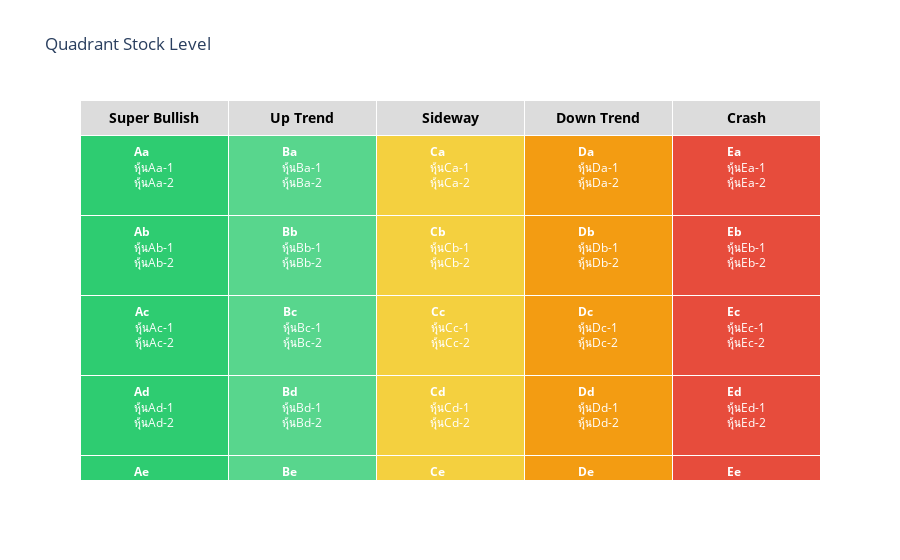

The code cell stored with this chart in its notebook:
### Code cell
import plotly.graph_objects as go

# ชื่อกลุ่ม
financial_levels = ['A', 'B', 'C', 'D', 'E']
trend_levels = ['a', 'b', 'c', 'd', 'e']

# สร้าง dictionary จำลองข้อมูลหุ้นในแต่ละ cell เช่น 'Aa': ['หุ้น1', 'หุ้น2']
quadrant_data = {
    f"{f}{t}": [f"หุ้น{f}{t}-1", f"หุ้น{f}{t}-2"] for f in financial_levels for t in trend_levels
}

# สร้างตารางข้อความ
table_text = []
for f in financial_levels:
    row = []
    for t in trend_levels:
        label = f"{f}{t}"
        stocks = quadrant_data[label]
        row.append(f"<b>{label}</b><br>" + "<br>".join(stocks))
    table_text.append(row)

# สีพื้นหลังตามระดับ
cell_colors = {
    'A': '#2ecc71',
    'B': '#58d68d',
    'C': '#f4d03f',
    'D': '#f39c12',
    'E': '#e74c3c'
}
colors = [[cell_colors[f]] * 5 for f in financial_levels]

# สร้าง figure
fig = go.Figure(data=go.Table(
    header=dict(
        values=["<b>Super Bullish</b>", "<b>Up Trend</b>", "<b>Sideway</b>", "<b>Down Trend</b>", "<b>Crash</b>"],
        align="center",
        font=dict(color="black", size=14),
        fill_color="#dcdcdc"
    ),
    cells=dict(
        values=table_text,
        align="center",
        font=dict(color="white", size=12),
        fill_color=colors,
        height=80
    )
))

fig.update_layout(title="Quadrant Stock Level")
fig.show()

### Figure 1 — Plotly figure (JSON) as saved in the notebook; plotly's stock layout.template omitted (floating-point values rounded to 4 significant figures)
{"data": [{"cells": {"align": "center", "fill": {"color": [["#2ecc71", "#2ecc71", "#2ecc71", "#2ecc71", "#2ecc71"], ["#58d68d", "#58d68d", "#58d68d", "#58d68d", "#58d68d"], ["#f4d03f", "#f4d03f", "#f4d03f", "#f4d03f", "#f4d03f"], ["#f39c12", "#f39c12", "#f39c12", "#f39c12", "#f39c12"], ["#e74c3c", "#e74c3c", "#e74c3c", "#e74c3c", "#e74c3c"]]}, "font": {"color": "white", "size": 12}, "height": 80, "values": [["<b>Aa</b><br>หุ้นAa-1<br>หุ้นAa-2", "<b>Ab</b><br>หุ้นAb-1<br>หุ้นAb-2", "<b>Ac</b><br>หุ้นAc-1<br>หุ้นAc-2", "<b>Ad</b><br>หุ้นAd-1<br>หุ้นAd-2", "<b>Ae</b><br>หุ้นAe-1<br>หุ้นAe-2"], ["<b>Ba</b><br>หุ้นBa-1<br>หุ้นBa-2", "<b>Bb</b><br>หุ้นBb-1<br>หุ้นBb-2", "<b>Bc</b><br>หุ้นBc-1<br>หุ้นBc-2", "<b>Bd</b><br>หุ้นBd-1<br>หุ้นBd-2", "<b>Be</b><br>หุ้นBe-1<br>หุ้นBe-2"], ["<b>Ca</b><br>หุ้นCa-1<br>หุ้นCa-2", "<b>Cb</b><br>หุ้นCb-1<br>หุ้นCb-2", "<b>Cc</b><br>หุ้นCc-1<br>หุ้นCc-2", "<b>Cd</b><br>หุ้นCd-1<br>หุ้นCd-2", "<b>Ce</b><br>หุ้นCe-1<br>หุ้นCe-2"], ["<b>Da</b><br>หุ้นDa-1<br>หุ้นDa-2", "<b>Db</b><br>หุ้นDb-1<br>หุ้นDb-2", "<b>Dc</b><br>หุ้นDc-1<br>หุ้นDc-2", "<b>Dd</b><br>หุ้นDd-1<br>หุ้นDd-2", "<b>De</b><br>หุ้นDe-1<br>หุ้นDe-2"], ["<b>Ea</b><br>หุ้นEa-1<br>หุ้นEa-2", "<b>Eb</b><br>หุ้นEb-1<br>หุ้นEb-2", "<b>Ec</b><br>หุ้นEc-1<br>หุ้นEc-2", "<b>Ed</b><br>หุ้นEd-1<br>หุ้นEd-2", "<b>Ee</b><br>หุ้นEe-1<br>หุ้นEe-2"]]}, "header": {"align": "center", "fill": {"color": "#dcdcdc"}, "font": {"color": "black", "size": 14}, "values": ["<b>Super Bullish</b>", "<b>Up Trend</b>", "<b>Sideway</b>", "<b>Down Trend</b>", "<b>Crash</b>"]}, "type": "table"}], "layout": {"title": {"text": "Quadrant Stock Level"}}}
